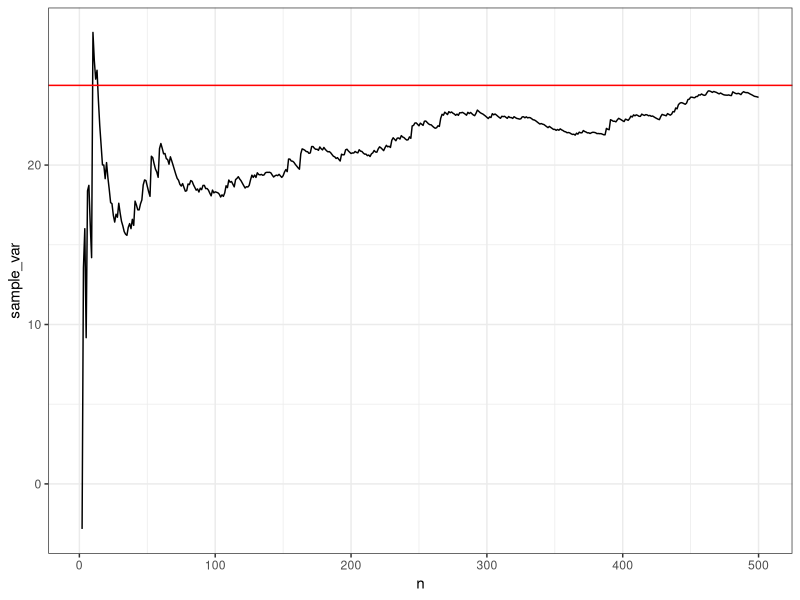
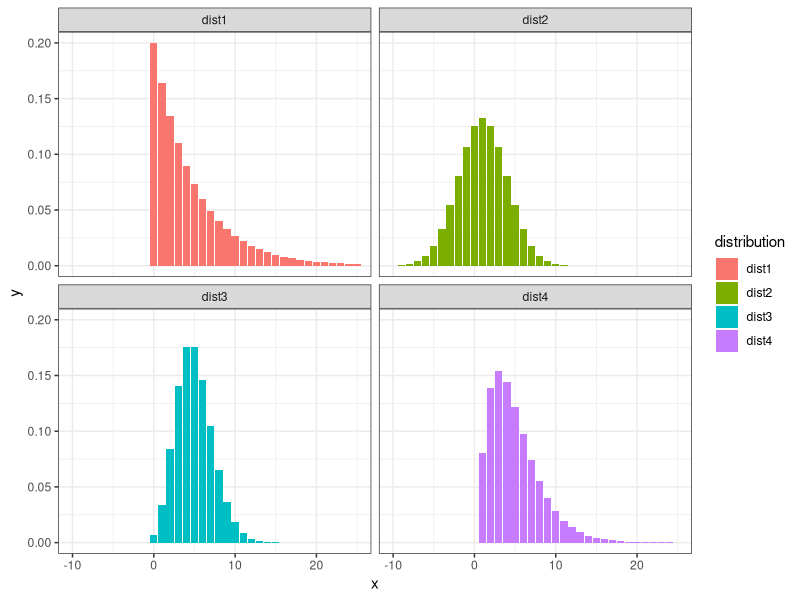
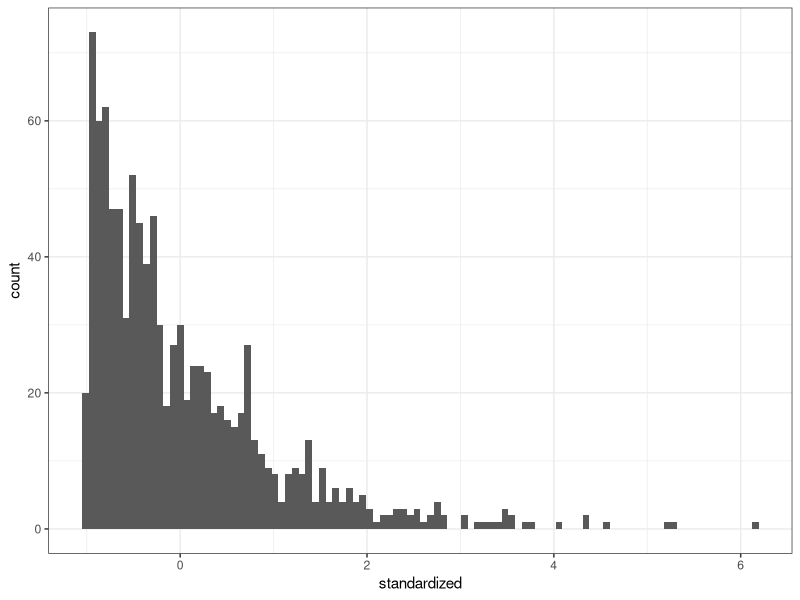
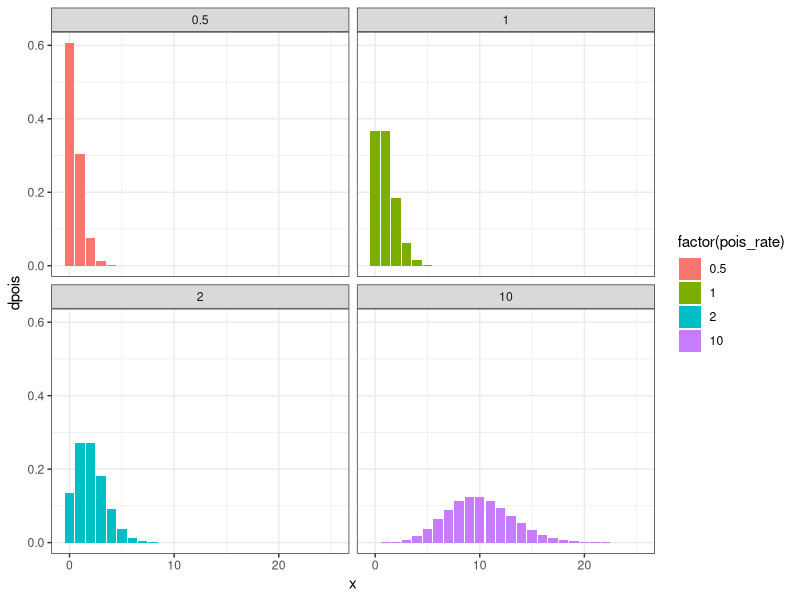

These charts were generated, in order, by the following R code:
## ---- chunk 1
options(htmltools.dir.version = FALSE, fig.width = 3, fig.height = 3)
knitr::opts_chunk$set(fig.dim=c(3, 3), fig.align = "center")
library(tidyverse)
## ---- chunk 2
set.seed(0)
rv <- tibble(x = rnorm(500, mean = 0, sd = 5)) %>% 
  mutate(cumsum_x = cumsum(x),
         n = seq_along(x),
         average_x = cumsum_x/n,
         sample_var = (1/(n-1))*cumsum(x^2-average_x^2)) %>% 
  slice(-1)

ggplot(rv, aes(x = n, y = sample_var)) + 
  geom_line() + 
  geom_hline(aes(yintercept=25), color = "red") +
  theme_bw()

## ---- chunk 3

tibble(x = seq(-25, 25, 1)) %>% 
  mutate(dist1 = dexp(x, rate = 1/5),
         dist2 = dnorm(x, mean = 1, sd = 3),
         dist3 = dpois(x, lambda = 5),
         dist4 = dchisq(x, df = 5)) %>% 
  pivot_longer(cols = -x, names_to = "distribution", values_to = "y") %>% 
   ggplot(aes(x=x, y=y, fill = distribution)) + 
   geom_col() + 
   facet_wrap(~distribution) + 
   coord_cartesian(xlim = c(-10, 25)) + 
   theme_bw()

## ---- chunk 4

sample_size <- 1
lambda <- 1

suppressMessages(
rv_binom <- matrix(rexp(n = sample_size*1000, rate = lambda), nrow = sample_size, ncol = 1000) %>% 
  as_tibble(.name_repair = "unique") %>% 
  pivot_longer(cols = everything(), names_to = "var", values_to = "value") %>% 
  group_by(var) %>% 
  summarize(mean = mean(value)) %>% 
  mutate(standardized = (mean - 1/lambda)/((1/lambda)/sqrt(sample_size))))

ggplot(rv_binom, aes(x = standardized)) + 
  geom_histogram(bins = 100) + 
  theme_bw()

## ---- chunk 5

poiss_demonstration <- crossing(x = 0:25, pois_rate = c(0.5, 1, 2, 10)) %>% 
   mutate(dpois = map2_dbl(x, pois_rate, dpois))

ggplot(poiss_demonstration, aes(x = x, y = dpois, fill = factor(pois_rate))) +
   geom_col() + 
   facet_wrap(~pois_rate) + 
   theme_bw()

## ---- chunk 6
f_x_p <- function(x, p){
   dbinom(x, size = 2, prob = p)
}

pi_p <- function(p){
   if (p == 0.1){
      0.6
   } else if (p == 0.2){
      0.4
   } else {
      0
   }
}

g_x <- function(x){
 pi_p(0.1)*f_x_p(x, 0.1) + 
      pi_p(0.2)*f_x_p(x, 0.2)
}

pi_p_x <- function(p, x){
   (f_x_p(x, p)*pi_p(p)) / (g_x(x))
}
## ---- chunk 7

res <- tibble(p = c(0.1, 0.1, 0.1, 0.2, 0.2, 0.2),
              x = c(0:2, 0:2)) %>% 
   mutate(pi_p_x = map2_dbl(p, x, pi_p_x))

knitr::kable(res, format = "html", padding = 3)
